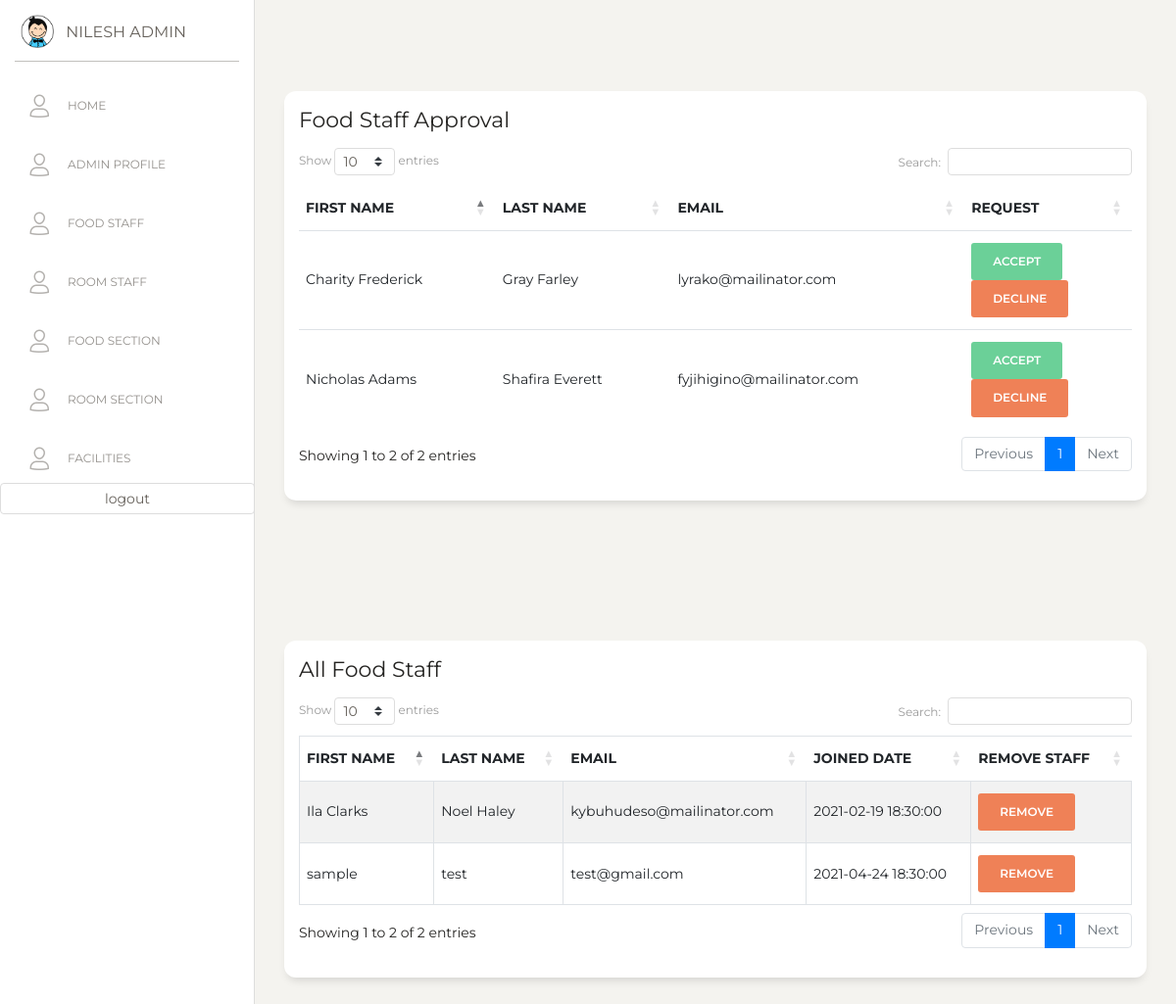
Page /staff/foodstaff.php (signed in) on the committed database.
### tables this page shows
CREATE TABLE `staffs` (
  `s_id` bigint unsigned NOT NULL AUTO_INCREMENT,
  `s_f_name` varchar(255) DEFAULT NULL,
  `s_l_name` varchar(255) DEFAULT NULL,
  `s_e_mail` varchar(255) NOT NULL,
  `s_status` char(1) NOT NULL,
  `s_type_id` bigint unsigned NOT NULL,
  `s_password` varchar(255) NOT NULL,
  `s_created_at` timestamp NULL DEFAULT NULL,
  PRIMARY KEY (`s_id`),
  UNIQUE KEY `users_email_unique` (`s_e_mail`),
  KEY `s_type_id` (`s_type_id`),
  CONSTRAINT `staffs_ibfk_1` FOREIGN KEY (`s_type_id`) REFERENCES `staff_type` (`s_type_id`)
);

### staff/foodstaff.php (the view, shortened to what this page needs)
<?php
include '../connection.php';
?>
<!DOCTYPE html>
<html lang="en">
<head>
    <link href="https://maxcdn.bootstrapcdn.com/font-awesome/latest/css/font-awesome.min.css" rel="stylesheet">
    <link href="../assets/css/bootstrap.min.css" rel="stylesheet" />
    <link href="../assets/css/paper-dashboard.css?v=2.0.1" rel="stylesheet" />
    <link href="../assets/demo/demo.css" rel="stylesheet" />
    <link rel="stylesheet" href="https://cdn.datatables.net/1.10.23/css/dataTables.bootstrap4.min.css">
</head>
<body>
    <div class="wrapper ">
        <?php include_once '../partials/sidebar.php' ?>
        <div class="main-panel">
            <div class="content">
                <div class="row">
                    <div class="col-lg-12">
                        <div class="card">
                            <div class="card-body">
                                <h5 class="card-title">Food Staff Approval</h5>
                                <div class="table-responsive">
                                    <table class="table table-centered table-nowrap table-hover mb-0" id="futureStaff">
                                        <thead>
                                            <tr>
                                                <th>First Name</th>
                                                <th>Last Name</th>
                                                <th>Email</th>
                                                <th>Request</th>
                                            </tr>
                                        </thead>
                                        <tbody>
                                            <?php $sql = "SELECT * FROM staffs inner join staff_type on staffs.s_type_id=staff_type.s_type_id where staffs.s_type_id='3' and staffs.s_status='0'";
                                            $result = mysqli_query($conn, $sql);
                                            while ($data = mysqli_fetch_assoc($result)) { ?>
                                                <tr>
                                                    <td><?php echo $data['s_f_name'] ?></td>
                                                    <td><?php echo $data['s_l_name'] ?></td>
                                                    <td><?php echo $data['s_e_mail'] ?></td>
                                                    <td>
                                                        <form action="" method="post">
                                                            <input type="submit" class="btn btn-success" name="request" value="Accept">
                                                        </form>
                                                        <form action="" method="post">
                                                            <input type="submit" class="btn btn-danger" name="request" value="Decline">
                                                        </form>
                                                    </td>
                                                </tr>
                                            <?php } ?>
                                        </tbody>
                                    </table>
                                </div>
                            </div>
                        </div>
                    </div>
                </div>
            </div>
            <div class="content">
                <div class="row">
                    <div class="col-lg-12">
                        <div class="card">
                            <div class="card-body">
                                <h5 class="card-title">All Food Staff</h5>
                                <div class="table-responsive">
                                    <table id="currentStaff" class="table table-striped table-bordered" style="width:100%">
                                        <thead>
                                            <tr>
                                                <th>First Name</th>
                                                <th>Last Name</th>
                                                <th>Email</th>
                                                <th>Joined Date</th>
                                                <th>Remove Staff</th>
                                            </tr>
                                        </thead>
                                        <tbody>
                                            <?php
                                            $sql = "SELECT * FROM staffs inner join staff_type on staffs.s_type_id=staff_type.s_type_id where staffs.s_type_id='3' and staffs.s_status='1'";
                                            $result = mysqli_query($conn, $sql);
                                            while ($data = mysqli_fetch_assoc($result)) { ?>
                                                <tr>
                                                    <td><?php echo $data['s_f_name'] ?></td>
                                                    <td><?php echo $data['s_l_name'] ?></td>
                                                    <td><?php echo $data['s_e_mail'] ?></td>
                                                    <td><?php echo $data['s_created_at'] ?></td>
                                                    <td>
                                                        <form action="" method="post">
                                                            <input type="submit" class="btn btn-danger" name="request" value="Remove">
                                                        </form>
                                                    </td>
                                                </tr>
                                            <?php } ?>
                                        </tbody>
                                    </table>
                                </div>
                            </div>
                        </div>
                    </div>
                </div>
            </div>
        </div>
    </div>
</body>
</html>

### partials/sidebar.php (shortened to what this page needs)
<div class="sidebar" data-color="white" data-active-color="danger">
    <div class="logo">
        <a href="https://www.creative-tim.com" class="simple-text logo-mini">
            <div class="logo-image-small">
                <img src="../assets/img/logo-small.png">
            </div>
        </a>
        <a href="" class="simple-text logo-normal">
            <?php $email = $_SESSION['staff'];
            $sql = "SELECT * FROM staffs inner join staff_type on staffs.s_type_id=staff_type.s_type_id where s_e_mail='$email'";
            $result = mysqli_query($conn, $sql);
            $row = mysqli_fetch_assoc($result);
            echo $row['s_f_name'] . " " . $row['s_l_name'];
            ?>
        </a>
    </div>
    <div class="sidebar-wrapper">
        <ul class="nav">
            <li class="">
                <a href="../index.php">
                    <i class="nc-icon nc-single-02"></i>
                    <p>Home</p>
                </a>
            </li>
            <li class="">
                <a href="./admin.php">
                    <i class="nc-icon nc-single-02"></i>
                    <p>Admin Profile</p>
                </a>
            </li>
            <?php if ($_SESSION['staff_type_id'] == '1') { ?>
                <li class="">
                    <a href="./foodstaff.php">
                        <i class="nc-icon nc-single-02"></i>
                        <p>Food Staff</p>
                    </a>
                </li>
            <?php } ?>
            <?php if ($_SESSION['staff_type_id'] == '1') { ?>
                <li class="">
                    <a href="./roomstaff.php">
                        <i class="nc-icon nc-single-02"></i>
                        <p>Room Staff</p>
                    </a>
                </li>
            <?php } ?>
            <?php if ($_SESSION['staff_type_id'] == '1' || $_SESSION['staff_type_id'] == '3') { ?>
                <li class="">
                    <a href="./foodsection.php">
                        <i class="nc-icon nc-single-02"></i>
                        <p>Food Section</p>
                    </a>
                </li>
            <?php } ?>
            <?php if ($_SESSION['staff_type_id'] == '1'  || $_SESSION['staff_type_id'] == '2') { ?>
                <li class="">
                    <a href="./roomsection.php">
                        <i class="nc-icon nc-single-02"></i>
                        <p>Room Section</p>
                    </a>
                </li>
            <?php } ?>
            <?php if ($_SESSION['staff_type_id'] == '1'  || $_SESSION['staff_type_id'] == '2') { ?>
                <li class="">
                    <a href="./facilities.php">
                        <i class="nc-icon nc-single-02"></i>
                        <p>Facilities</p>
                    </a>
                </li>
            <?php } ?>
            <li class="">
                <form action="" method="post">
                    <input type="submit" class="form-control" name="request" value="logout">
                </form>
            </li>
        </ul>
    </div>
</div>

### rows in the picture
staffs: s_f_name "NILESH", s_l_name "ADMIN"
staffs: s_f_name "Charity Frederick", s_l_name "Gray Farley", s_e_mail "lyrako@mailinator.com"
staffs: s_f_name "Nicholas Adams", s_l_name "Shafira Everett", s_e_mail "fyjihigino@mailinator.com"
staffs: s_f_name "Ila Clarks", s_l_name "Noel Haley", s_e_mail "kybuhudeso@mailinator.com", s_created_at "2021-02-19 18:30:00"
staffs: s_f_name "sample", s_l_name "test", s_e_mail "test@gmail.com", s_created_at "2021-04-24 18:30:00"
